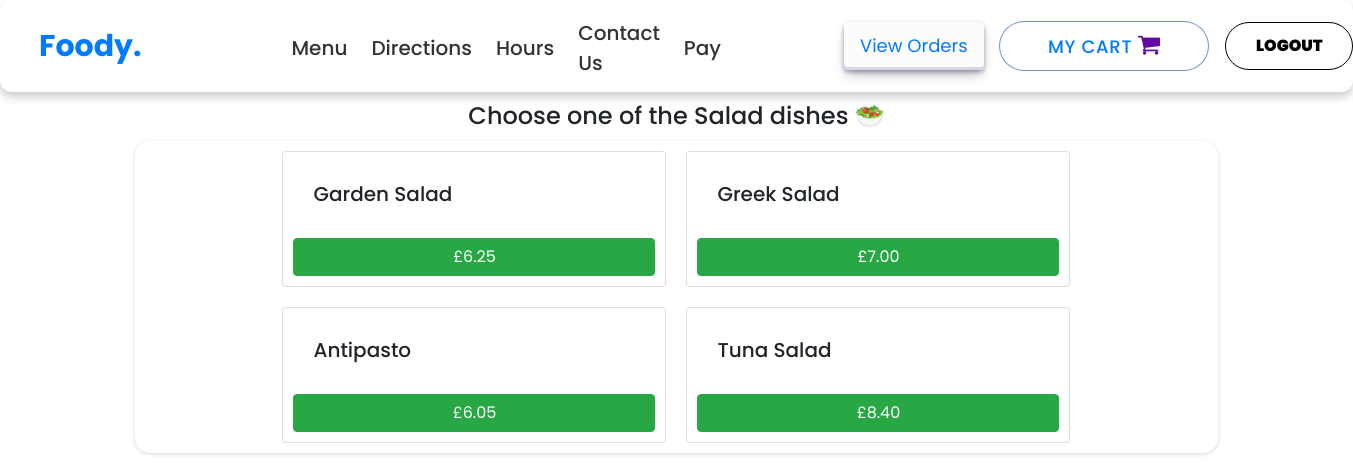
The page /Salad (signed in) on the database its author committed.
### orders/models.py (models this page shows, shortened)
class Salad(models.Model):
    dish_name = models.CharField(max_length=200)
    price = models.DecimalField(max_digits=6, decimal_places=2)

### orders/views.py (the view)
# urls.py: path("Salad", views.salad, name="salad"),
def salad(request):
    if request.user.is_authenticated:
        return render(request, "salad.html", context = {"dishes":Salad.objects.all})
    else:
        return redirect("orders:login")

### orders/templates/salad.html
{% extends 'header.html' %}
{% block content %}
    <div class="container">
      <h4 style="margin:10px; text-align:center;"> Choose one of the Salad dishes &#x1f957 </h4>
      <div class="row justify-content-center">
        {% for dish in dishes %}
            <div class="card" id="regular_pizza_card" style="width: 24rem; margin:10px;">
              <div class="card-body">
                <h5 class="card-title" >{{dish.dish_name}}</h5>
              </div>
              <button class="btn btn-success" onclick="add_to_cart({item_description:'{{dish.dish_name}}' , price:{{dish.price}} })">£{{dish.price}}</button>
            </div>
        {% endfor %}
      </div>
    </div>
{% endblock %}

### orders/static/header.css (style rules this page uses)
* { margin: 0; padding: 0; box-sizing: border-box; font-family: "Poppins", sans-serif; }
body { height: 100vh; }
.container { margin: auto; width: 80%; }

### orders/static/style.css (style rules this page uses)
.row { background-color: var(--mainColor); box-shadow: rgba(0, 0, 0, 0.16)0px 1px 4px; border-radius: 15px; position: relative; cursor: pointer; }
.card { padding: 10px; }

### rows shown on the page
Salad: dish_name "Garden Salad", price "6.25"
Salad: dish_name "Greek Salad", price "7.00"
Salad: dish_name "Antipasto", price "6.05"
Salad: dish_name "Tuna Salad", price "8.40"
